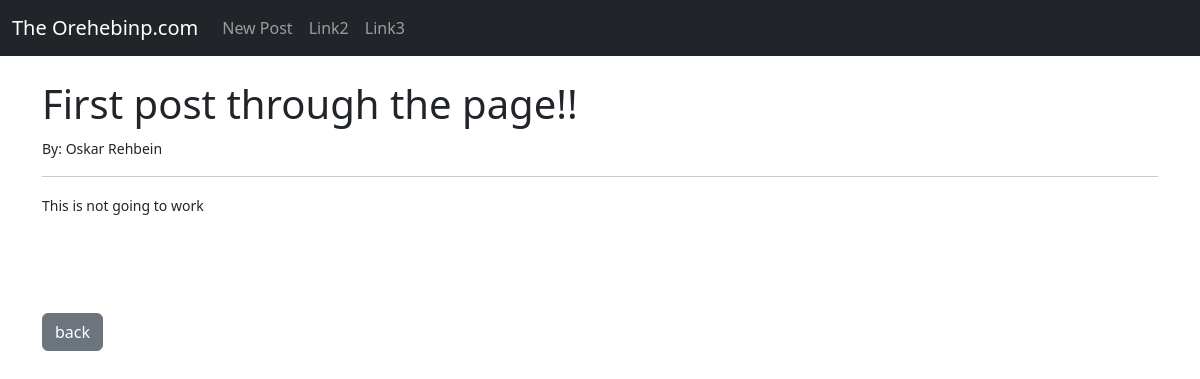
Screenshot of /post/3 with the database file from the repository.
### SuperBlog/models.py (models this page shows, shortened)
class Post(models.Model):
    title = models.CharField(max_length=255)
    title_tag = models.CharField(max_length=255, default="The Orehbeinp dot com")
    test_tag = models.CharField(max_length=50, default="Test complete, without default, it fails")
    author = models.ForeignKey(User, on_delete=models.CASCADE)
    body = models.TextField()

### SuperBlog/views.py (the view)
# urls.py: path('post/<int:pk>', PostDetailView.as_view(), name="post-detail"),
class PostDetailView(DetailView):
    model = Post
    template_name = 'post_detail.html'

### SuperBlog/templates/post_detail.html (shortened to what this page needs)
{% extends 'base.html' %}
{% block content %}
<h1> {{post.title}} </h1>
<small> By: {{post.author.first_name}} {{post.author.last_name}} </small> <br>
<hr>
<small> {{post.body}} </small>
<br/><br/><br/><br/><br/>
<a href="{% url 'home' %}" class="btn btn-secondary"> back </a>
{% endblock %}

### rows the page displays
Post: title "First post through the page!!", author.first_name "Oskar", author.last_name "Rehbein", body "This is not going to work"
